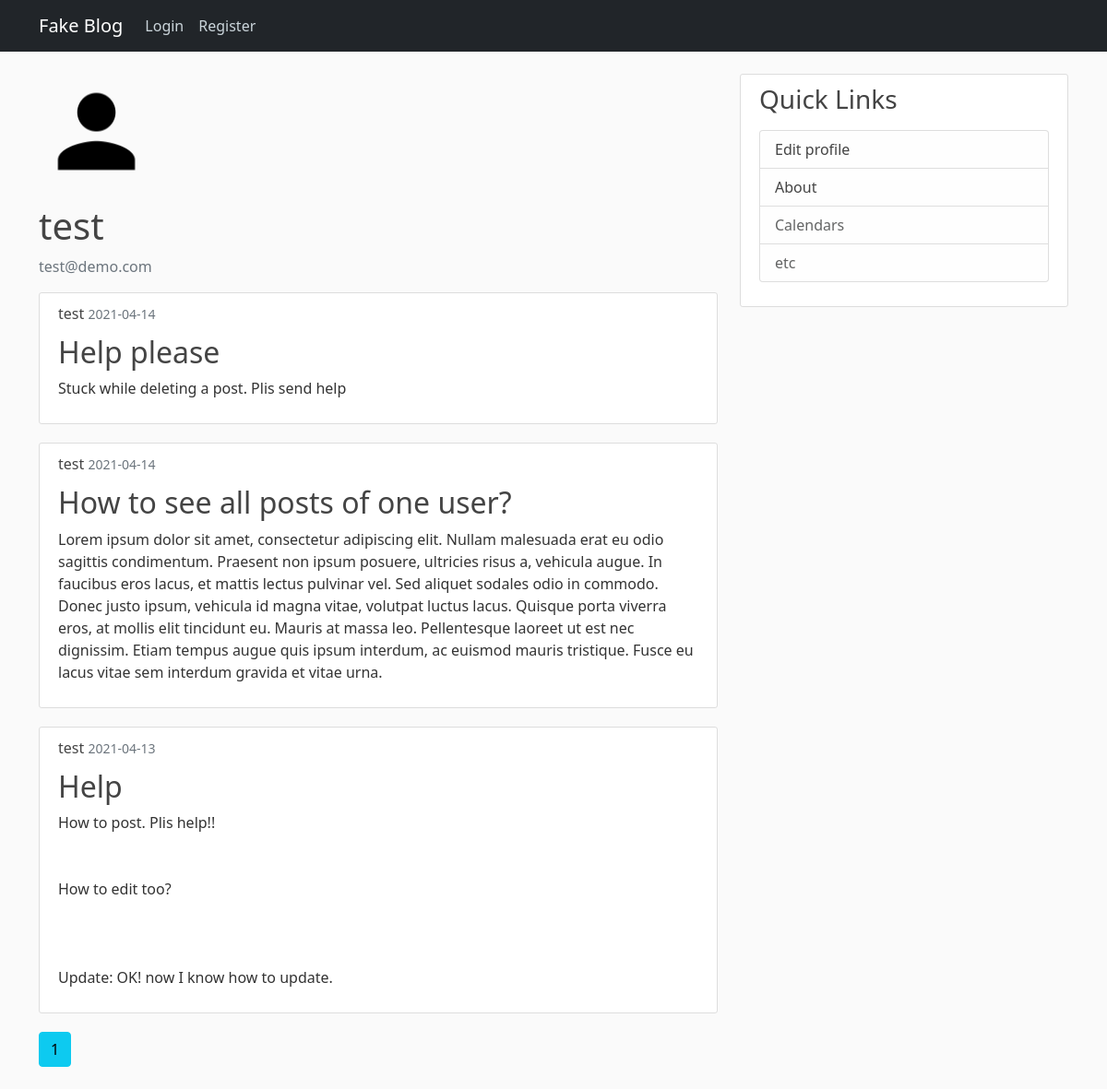
/test, run on an earlier commit of the app's database.
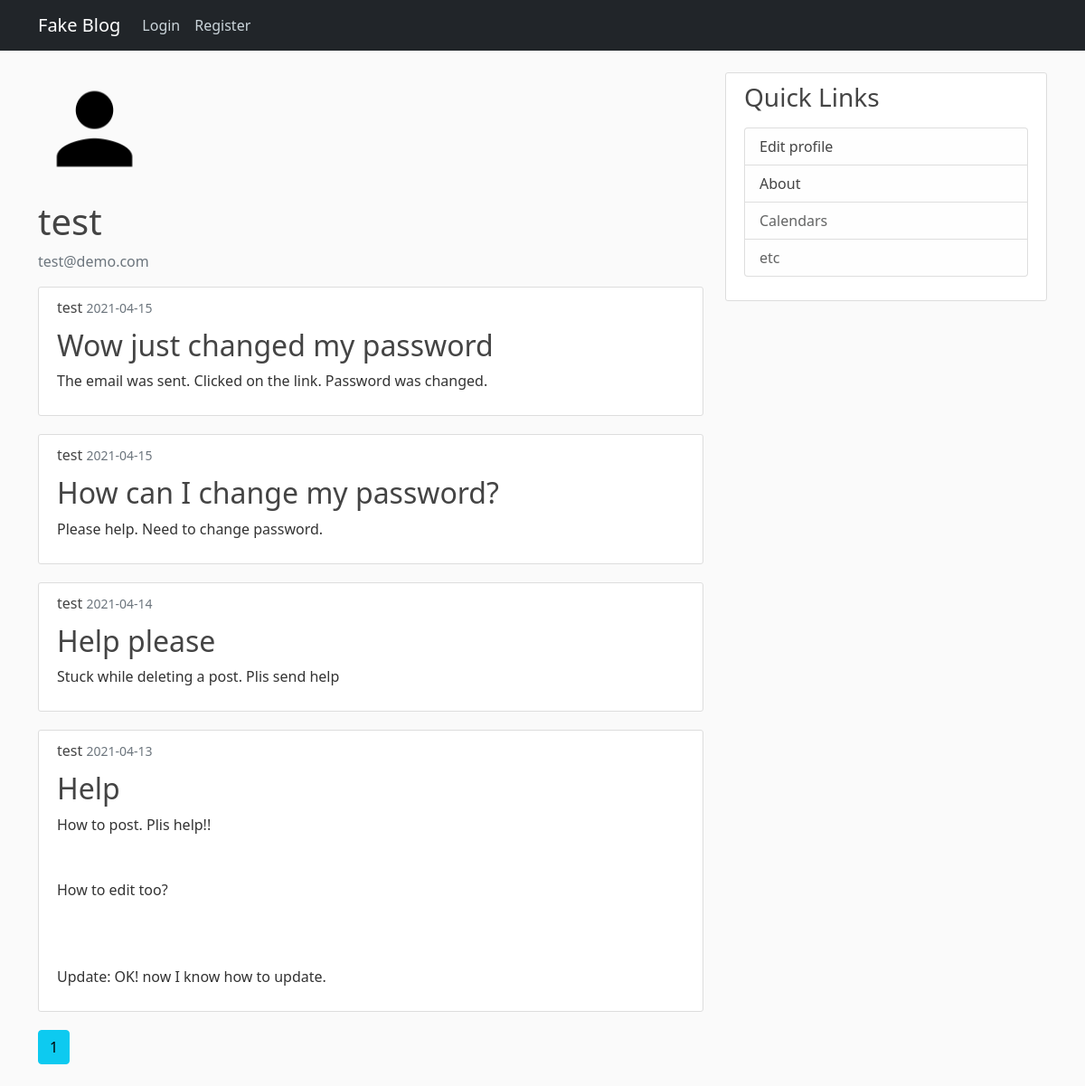
And on a later commit of the database.
### flaskblog/models.py (models this page shows, shortened)
class User(db.Model, UserMixin):
    id = db.Column(db.Integer, primary_key=True)
    username = db.Column(db.String(20), unique=True, nullable=False)
    email = db.Column(db.String(100), unique=True, nullable=False)
    image_file = db.Column(db.String(20), nullable=False, default='default.jpg')  # will be hashed to 20 chars
    password = db.Column(db.String(60), nullable=False)  # will be hashed to 60 chars
    posts = db.relationship('Post', backref='author', lazy=True)  # refers to the Post class

class Post(db.Model):
    id = db.Column(db.Integer, primary_key=True)
    title = db.Column(db.String(120), nullable=False)
    date_posted = db.Column(db.DateTime, nullable=False, default=datetime.utcnow)
    content = db.Column(db.Text, nullable=False)
    user_id = db.Column(db.Integer, db.ForeignKey('user.id'), nullable=False)  # refers to the id column in user table. Not class.

### flaskblog/routes.py (the view)
@app.route('/<string:username>', methods=["GET", "POST"])
def user_posts(username):
    page = request.args.get('page', 1, type=int)
    user = User.query.filter_by(username=username).first_or_404()
    posts = Post.query.filter_by(author=user).order_by(Post.date_posted.desc()).paginate(page=page, per_page=4)
    return render_template("user_posts.html", posts=posts, user=user, title=user.username)

### flaskblog/templates/user_posts.html
{% extends "layouts.html" %}
    {% block content %}
        <div class="media">
            <img class="rounded-circle account-img" src="{{ url_for('static', filename='profile_pic/' + user.image_file) }}" alt="Profile Picture">
            <div class="media-body">
                <h2 class="account-heading">{{ user.username }}</h2>
                <p class="text-secondary">{{ user.email }}</p>
            </div>
        </div>
        {% for post in posts.items %}
            <article class="content-section">
                <div class="media-body">
                    <div class="article-metadata">
                        <a class="article-metadata" href="{{ url_for('user_posts', username=post.author.username) }}">{{ post.author.username }}</a>
                        <small class="text-muted">{{ post.date_posted.strftime("%Y-%m-%d") }}</small>
                    </div>
                    <h2><a class="article-title" href="{{ url_for('post', post_id=post.id) }}">{{ post.title }}</a></h2>
                    <p class="article-content">{{ post.content }}</p>
                </div>
            </article>
        {% endfor %}
        {% for page_num in posts.iter_pages(left_edge=1, right_edge=1, right_current=2, left_current=1) %}
            {% if page_num %}
                {% if posts.page == page_num %}
                    <a class="btn btn-info mb-4" href="{{ url_for('user_posts', page=page_num, username=user.username) }}">{{ page_num }}</a>
                {% else %}
                    <a class="btn btn-outline-info mb-4" href="{{ url_for('user_posts', page=page_num, username=user.username) }}">{{ page_num }}</a>
                {% endif %}
            {% else %}
                ...
            {% endif %}
        {% endfor %}
    {% endblock content %}

### flaskblog/templates/layouts.html (shortened to what this page needs)
<!DOCTYPE html>
<html>
    <head>
        <link href="https://cdn.jsdelivr.net/npm/bootstrap@5.0.0-beta3/dist/css/bootstrap.min.css" rel="stylesheet">
        <link rel="stylesheet" type="text/css" href="{{ url_for('static', filename='main.css') }}">
    </head>
    <body>
        <header class="site-header">
            <nav class="navbar navbar-expand-md navbar-dark bg-dark fixed-top">
                <div class="container">
                    <a class="navbar-brand mr-4" href="/">Fake Blog</a>
                    <div class="collapse navbar-collapse" id="navbarToggle">
                        <div class="navbar-nav ml-1" align='right'>
                            {% if current_user.is_authenticated %}
                                <a class="nav-item nav-link" href="{{ url_for('new_post') }}">New Post</a>
                                <a class="nav-item nav-link" href="{{ url_for('user_posts', username=current_user.username) }}">Account</a>
                                <a class="nav-item nav-link" href="{{ url_for('logout') }}">Logout</a>
                            {% else %}
                                <a class="nav-item nav-link" href="{{ url_for('login') }}">Login</a>
                                <a class="nav-item nav-link" href="{{ url_for('register') }}">Register</a>
                            {% endif %}
                        </div>
                    </div>
                </div>
            </nav>
        </header>
    <main role="main" class="container">
        <div class="row">
            <div class="col-md-8">
                {% block content %}{% endblock %}
            </div>
            <div class="col-md-4">
                <div class="content-section">
                    <h3>Quick Links</h3>
                    <p class='text-muted'>
                        <ul class="list-group">
                            <li class="list-group-item list-group-item-light">
                                <a class="article-metadata" href="{{ url_for('account') }}">Edit profile</a>
                            </li>
                            <li class="list-group-item list-group-item-light">
                                <a class="article-metadata" href="{{ url_for('about') }}">About</a>
                            </li>
                            <li class="list-group-item list-group-item-light">Calendars</li>
                            <li class="list-group-item list-group-item-light">etc</li>
                        </ul>
                    </p>
                </div>
            </div>
        </div>
    </main>
    </body>
</html>

### flaskblog/static/main.css (style rules this page uses)
body { background: #fafafa; color: #333333; margin-top: 5rem; }
h1, h2, h3, h4, h5, h6 { color: #444444; }
.site-header .navbar-nav .nav-link { color: #cbd5db; }
.content-section { background: #ffffff; padding: 10px 20px; border: 1px solid #dddddd; border-radius: 3px; margin-bottom: 20px; }
.article-title { color: #444444; text-decoration: none; }
.article-content { white-space: pre-line; }
.article-metadata { color: #444444; padding-bottom: 1px; margin-bottom: 10px; text-decoration: none; }
.account-img { height: 125px; width: 125px; margin-right: 20px; margin-bottom: 16px; }
.account-heading { font-size: 2.5rem; }

What changed in the data, as far as the page shows it:
removed Post: author.username "test", date_posted "2021-04-14", title "How to see all posts of one user?", content "Lorem ipsum dolor sit amet, consectetur adipiscing elit. Nullam malesuada erat eu odio sagittis condimentum. Praesent non ipsum posuere, ultricies risus a, vehicula augue. In faucibus eros lacus, et mattis lectus pulvinar vel. Sed aliquet sodales odio in commodo. Donec justo ipsum, vehicula id magna vitae, volutpat luctus lacus. Quisque porta viverra eros, at mollis elit tincidunt eu. Mauris at massa leo. Pellentesque laoreet ut est nec dignissim. Etiam tempus augue quis ipsum interdum, ac euismod mauris tristique. Fusce eu lacus vitae sem interdum gravida et vitae urna."
added Post: author.username "test", date_posted "2021-04-15", title "Wow just changed my password", content "The email was sent. Clicked on the link. Password was changed."
added Post: author.username "test", date_posted "2021-04-15", title "How can I change my password?", content "Please help. Need to change password."
